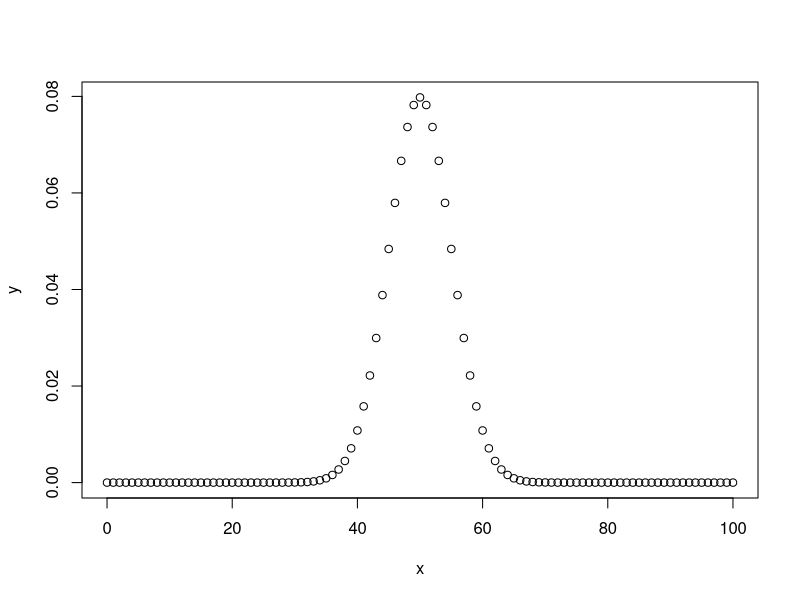
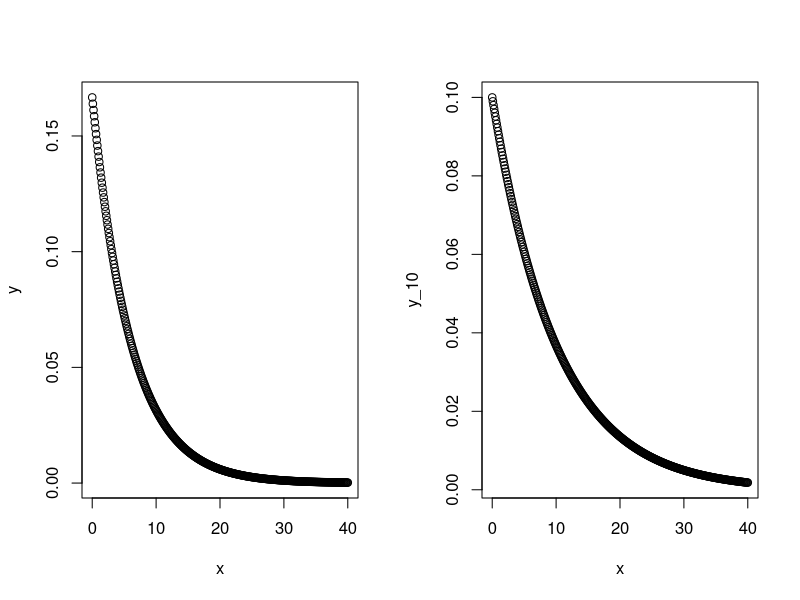
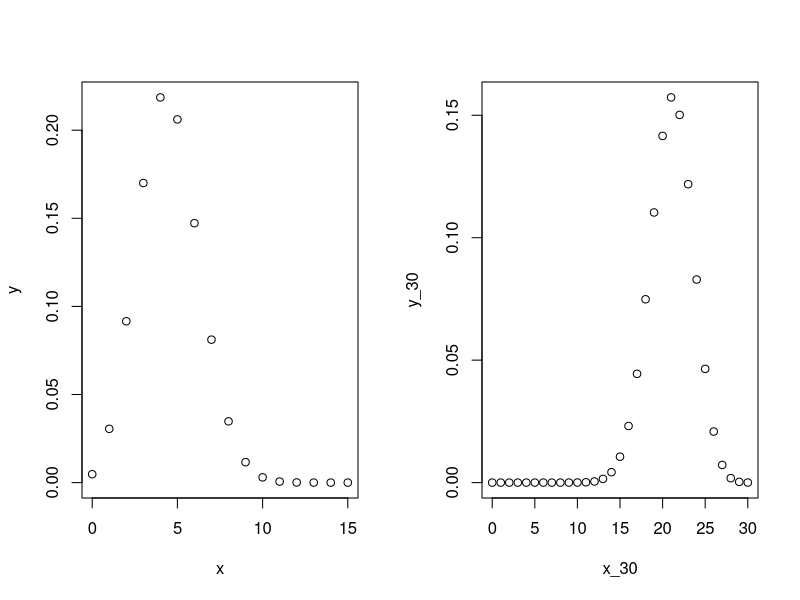
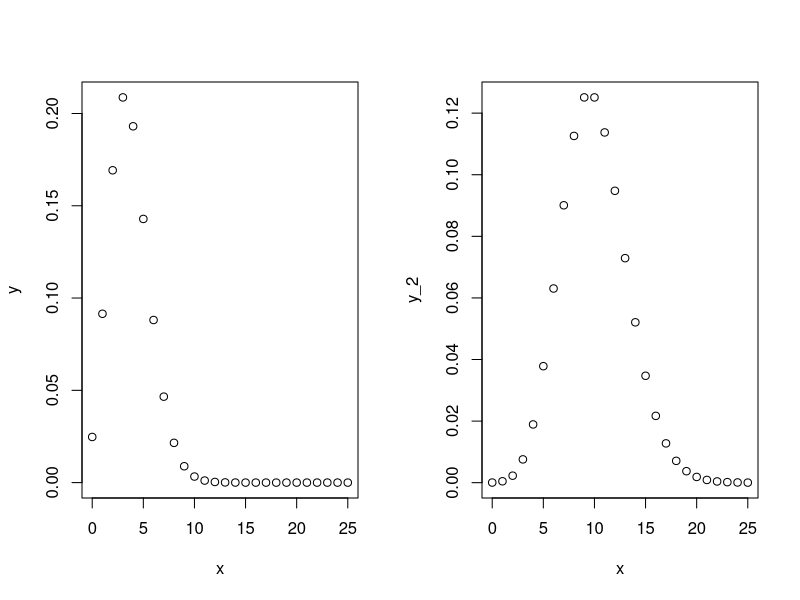
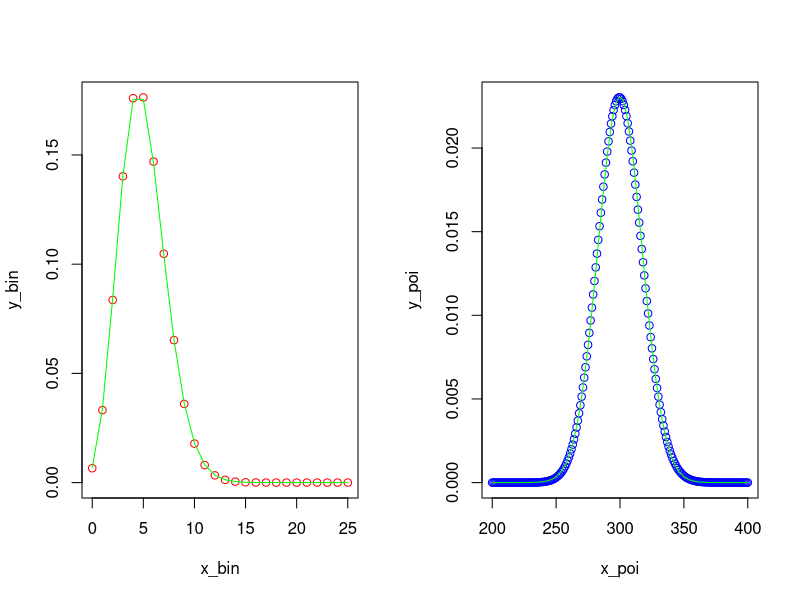
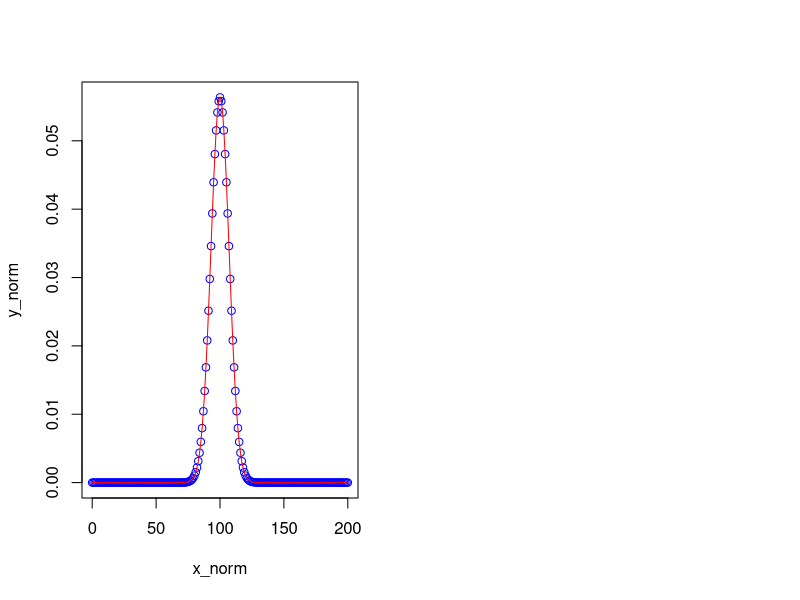

Source code (R) for these figures, in order:
# Problema 1
  azules = 5
  moradas = 3
  rojas = 4
  
  p_morada = moradas/(azules + moradas + rojas)
  # a)
  print(p_morada)
  
  # b)
  print(1 - p_morada)
  
  # c)
  p2_no_morada = (azules + rojas)/(azules + moradas + rojas - 1)
  print(p_morada*p2_no_morada)
  
# Problema 2
  print(dbinom(4, 12, 0.5))
  print(pbinom(4, 12, 0.5))


# Problema 3
  sd_norm = sqrt(abs(25))
  normal <- pnorm(48, 50, sd_norm)
  
  # a)
    print(normal)
  
  # b)
    print(1 - normal)
    
  # c)
    normal_45 <- pnorm(45, 50, sd_norm)
    normal_55 <- pnorm(54, 50, sd_norm)
    print(normal_55 - normal_45)
  
  # d)
    quant_85 <- qnorm(0.85, 50, sd_norm)
    print(quant_85)
    # El cuantil 85 se interpreta como que el 85% del área de la curva está
    # contenido entre ese valor y el límite inferior del soporte de la función
    
  # e)
    norm_30 <- rnorm(30, 50, sd_norm)
    print(norm_30)
    
  # f)
    x <- seq(0, 100)
    y <- dnorm(x, 50, sd_norm)
    plot(x, y)
    
    
# Problema 4
  lambda <- 1/6
  lambda_10 <- 1/10
  p6_4 <- pexp(4, lambda)
  
  # a)
    print(p6_4)
    
  # b)
    print(1 - p6_4)

  # c)
    print(pexp(6, lambda) - pexp(3, lambda))
    
  # d)
    print(qexp(0.75, lambda))
    
  # e)
    print(rexp(30, lambda))
    
  # f)
    x <- seq(0, 40, by=0.1)
    y <- dexp(x, lambda)
    y_10 <- dexp(x, lambda_10)
    par(mfrow=c(1, 2))
    plot(x, y)
    plot(x, y_10)
 
    
# Problema 5
  acum <- pbinom(5, 15, 0.3)
  nums_bin <- rbinom(30, 15, 0.3)
  
  # a)
    print(acum)
    
  # b)
    print(1 - acum)
    
  # c)
    print(pbinom(6, 15, 0.3) - pbinom(1, 15, 0.3))
    
  # d)
    print(nums_bin)
    
  # e)
    x <- seq(0, 15)
    x_30 <- seq(0, 30)
    y <- dbinom(x, 15, 0.3)
    y_30 <- dbinom(x_30, 30, 0.7)
    par(mfrow=c(1, 2))
    plot(x, y)
    plot(x_30, y_30)
    

# Problema 6
    x <- runif(1000, min = 3.7, max = 5.8)
    
    # a)
      # Método iterativo
      mean_sum = 0
      for(number in x){
        mean_sum = mean_sum+number
      }
      mean = mean_sum/length(x)
      print(mean)
      
      # Método por propiedades de la distribución
      print((5.8+3.7)/2)
      
      # Método iterativo
      var_sum = 0
      for(number in x){
        var_sum = var_sum+number^2
      }
      var_sum = var_sum/length(x)
      var = var_sum - mean^2
      print(var)
      
      # Método por propiedades de la distribución
      var_unif = (5.8-3.7)*2/12
      print(var_unif)
      
      # Resultados de la desviación estándar de los dos métodos
      print(sqrt(var))
      print(sqrt(var_unif))
    
  # b)
    print(1 - punif(3, 3.7, 5.8))
      

# Problema 7
  lambda = 3.7
      
  # a)
    print(ppois(3, lambda))
        
  # b)
    print(1 - ppois(4, lambda))
        
  # c)
    print(ppois(5, lambda) - ppois(3, lambda))
      
  # d)
    print(qpois(0.75, lambda))
        
  # e)
    print(rpois(30, lambda))
        
  # f)
    x <- seq(0, 25)
    y <- dpois(x, lambda)
    y_2 <- dpois(x, 10)
    par(mfrow=c(1, 2))
    plot(x, y)
    plot(x, y_2)
        

# Problema 8
  p_poi = 0.01
  n_poi = 500
  x_bin <- seq(0, 25)
  y_bin <- dbinom(x_bin, n_poi, p_poi)
  lambda_bin = n_poi*p_poi
  y_poi_bin <- dpois(x_bin, lambda_bin)
  
  lambda_norm = 300
  x_poi <- seq(lambda_norm - 100,lambda_norm + 100)
  y_poi <- dpois(x_poi, lambda_norm)
  sd_lambda_norm = sqrt(lambda_norm)
  y_nor_poi <- dnorm(x_poi, lambda_norm, sd_lambda_norm)
  
  p_norm = 0.5
  n_norm = 200
  x_norm <- seq(0, n_norm)
  y_norm <- dbinom(x_norm, n_norm, p_norm)
  mean_norm = n_norm*p_norm
  sd_norm = sqrt((n_norm*p_norm*(1 - p_norm)))
  y_norm_bin <- dnorm(x_norm, mean_norm, sd_norm) 
    
  # a)
    plot(x_bin, y_bin, col="red")
    lines(x_bin, y_poi_bin, col="green")
    
  # b)
    plot(x_poi, y_poi, col="blue")
    lines(x_poi, y_nor_poi, col="green")
      
  # c)
    plot(x_norm, y_norm, col="blue")
    lines(x_norm, y_norm_bin, col="red")
    
